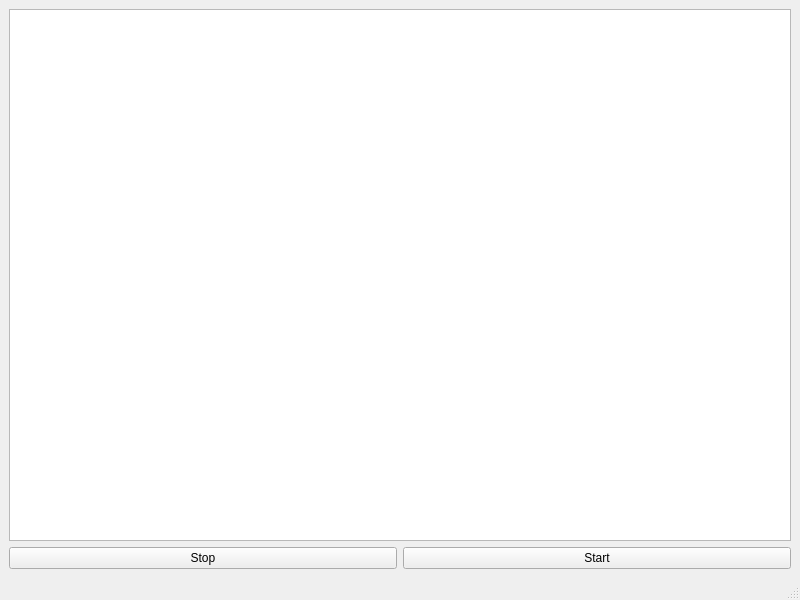
<?xml version="1.0" encoding="UTF-8"?>
<ui version="4.0">
 <class>MainWindow</class>
 <widget class="QMainWindow" name="MainWindow">
  <property name="geometry">
   <rect>
    <x>0</x>
    <y>0</y>
    <width>800</width>
    <height>600</height>
   </rect>
  </property>
  <property name="windowTitle">
   <string>MainWindow</string>
  </property>
  <widget class="QWidget" name="centralwidget">
   <layout class="QGridLayout" name="gridLayout">
    <item row="0" column="0" colspan="2">
     <widget class="QGraphicsView" name="graphicsView"/>
    </item>
    <item row="1" column="0" colspan="2">
     <layout class="QGridLayout" name="gridLayout_2">
      <property name="topMargin">
       <number>0</number>
      </property>
      <item row="0" column="0">
       <widget class="QPushButton" name="stopBtn">
        <property name="text">
         <string>Stop</string>
        </property>
       </widget>
      </item>
      <item row="0" column="1">
       <widget class="QPushButton" name="startBtn">
        <property name="text">
         <string>Start</string>
        </property>
       </widget>
      </item>
     </layout>
    </item>
   </layout>
  </widget>
  <widget class="QMenuBar" name="menubar">
   <property name="geometry">
    <rect>
     <x>0</x>
     <y>0</y>
     <width>800</width>
     <height>20</height>
    </rect>
   </property>
  </widget>
  <widget class="QStatusBar" name="statusbar"/>
 </widget>
 <resources/>
 <connections/>
</ui>
